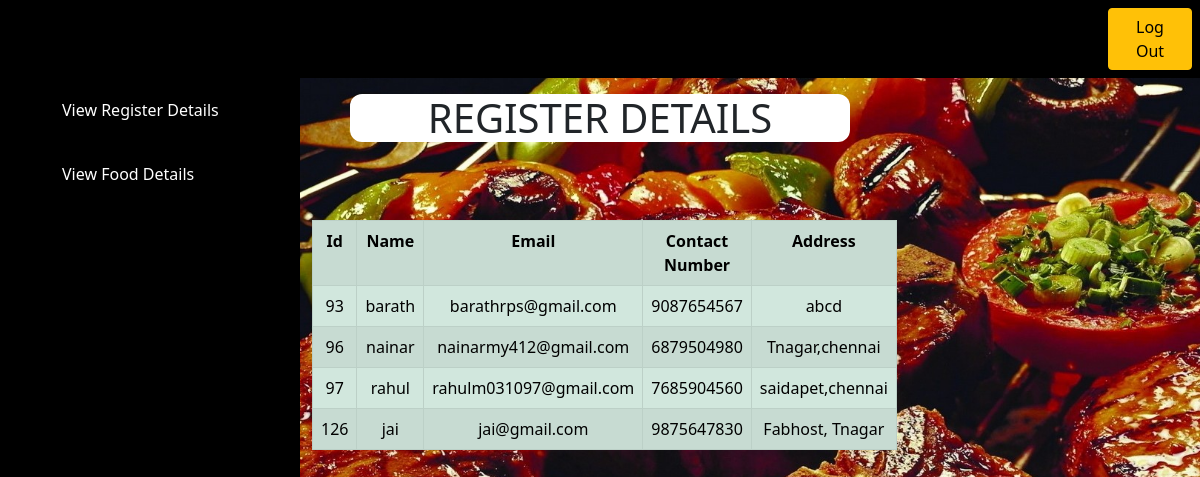
The app's page /index.php/viewregisterdetail with its own data.
### tables this page shows
CREATE TABLE `item` (
  `id` int(11) NOT NULL,
  `name` varchar(30) NOT NULL,
  `email` varchar(30) NOT NULL,
  `password` varchar(30) NOT NULL,
  `contactnumber` bigint(10) NOT NULL,
  `address` varchar(30) NOT NULL,
  `signer` varchar(30) NOT NULL
);

### application/controllers/Viewregisterdetail.php (called while the page is built, shortened)
<?php
class Viewregisterdetail extends CI_Controller {
	public function index()
	{
	 $this->load->model('Viewregisterdetail_Model');
$user=$this->Viewregisterdetail_Model->getdetails();
$this->load->view('viewregisterdetail',['register'=>$user]);
}
}
?>

### index.php (called while the page is built, shortened)
<?php
require_once BASEPATH.'core/CodeIgniter.php';

### application/models/Viewregisterdetail_Model.php (called while the page is built)
<?php
class Viewregisterdetail_Model extends CI_Model {
 function getdetails()
 {
  $query=$this->db->get('item');
                return $query->result();
 }
}
?>

### application/views/viewregisterdetail.php (the view, shortened to what this page needs)
<!DOCTYPE html>
<html>
<head>
  <link href="https://cdn.jsdelivr.net/npm/bootstrap@5.1.3/dist/css/bootstrap.min.css" rel="stylesheet">
</head>
<body>
  <div class="col-lg-12 col-md-12 col-12 p-2">
<button type="button" class="btn btn-warning" style="margin-left: 1100px">
    <a href="<?php echo site_url('home');?>">Log Out</a></button>
  </div>
    <div id="sidebar">
    <ul>
      <li><a class="href" href="<?php echo site_url('Viewregisterdetail'); ?>" class="w3-bar-item w3-button">View Register Details</a></li>
     <li> <a class="href" href="<?php echo site_url('Viewfooddetail'); ?>" class="w3-bar-item w3-button">View Food Details</a></li>
    </ul>
  </div>
   <h1 id="two" class="text-center center-block d-block mx-auto mt-3"> REGISTER DETAILS </h1>
  <div id="one">
<table class="table table-bordered table-success table-striped" id="table">
                    <tr>
                      <th>Id</th>
                      <th>Name</th>
                      <th>Email</th>
                      <th>Contact Number</th>
                      <th>Address</th>
                    </tr>
<?php
if(count($register)) :
foreach ($register as $row) :
?>
                    <tr>
                     <td><?php echo htmlentities($row->id)?></td>
                      <td><?php echo htmlentities($row->name)?></td>
                     <td><?php echo htmlentities($row->email)?></td>
                     <td><?php echo htmlentities($row->contactnumber)?></td>
                     <td><?php echo htmlentities($row->address)?></td>
                   </tr>
 <?php
endforeach;
else : ?>
<?php
endif;
?>
</table>
</div>
</body>
</html>

### records on screen
item: id "93", name "barath", email "barathrps@gmail.com", contactnumber "9087654567", address "abcd"
item: id "96", name "nainar", email "nainarmy412@gmail.com", contactnumber "6879504980", address "Tnagar,chennai"
item: id "97", name "rahul", email "rahulm031097@gmail.com", contactnumber "7685904560", address "saidapet,chennai"
item: id "126", name "jai", email "jai@gmail.com", contactnumber "9875647830", address "Fabhost, Tnagar"
